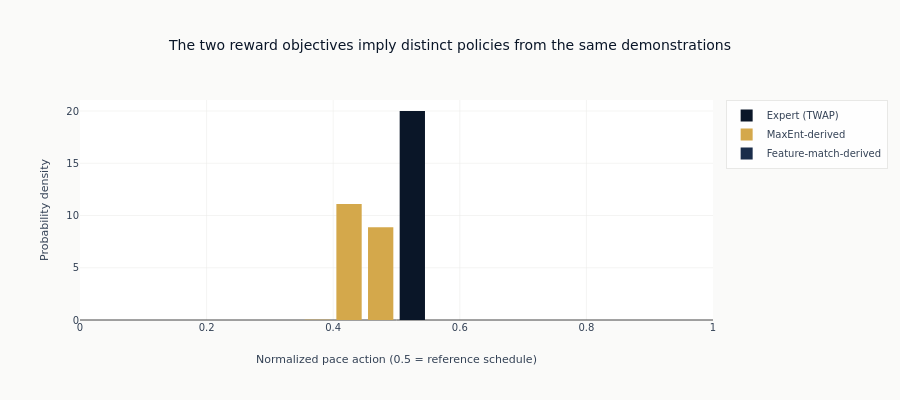

Here is the notebook cell this chart was saved with:
### Markdown cell above
Grouped, normalized histograms put the deterministic expert and both
reward-derived diagnostics on a common action scale.

### Code cell
fig = go.Figure()
fig.add_trace(
    go.Histogram(
        x=expert_actions,
        name="Expert (TWAP)",
        marker_color=COLORS["blue"],
        xbins=dict(start=bin_edges[0], end=bin_edges[-1], size=bin_edges[1] - bin_edges[0]),
        histnorm="probability density",
    )
)
fig.add_trace(
    go.Histogram(
        x=maxent_actions,
        name="MaxEnt-derived",
        marker_color=COLORS["amber"],
        xbins=dict(start=bin_edges[0], end=bin_edges[-1], size=bin_edges[1] - bin_edges[0]),
        histnorm="probability density",
    )
)
fig.add_trace(
    go.Histogram(
        x=feature_match_actions,
        name="Feature-match-derived",
        marker_color=COLORS["slate"],
        xbins=dict(start=bin_edges[0], end=bin_edges[-1], size=bin_edges[1] - bin_edges[0]),
        histnorm="probability density",
    )
)

fig.update_layout(
    title="The two reward objectives imply distinct policies from the same demonstrations",
    xaxis_title="Normalized pace action (0.5 = reference schedule)",
    yaxis_title="Probability density",
    barmode="group",
    height=400,
)
fig.update_xaxes(range=[0.0, 1.0])

fig.show()

### Figure 1 — Plotly figure (JSON) as saved in the notebook; plotly's stock layout.template omitted (floating-point values rounded to 4 significant figures; data arrays with more than 128 entries replaced by an {"elided": "..."} marker saying what was removed)
{"data": [{"histnorm": "probability density", "marker": {"color": "#0a1628"}, "name": "Expert (TWAP)", "type": "histogram", "x": {"elided": "600 float values"}, "xbins": {"end": 1.0, "size": 0.05, "start": 0.0}}, {"histnorm": "probability density", "marker": {"color": "#D4A84B"}, "name": "MaxEnt-derived", "type": "histogram", "x": {"elided": "600 float values"}, "xbins": {"end": 1.0, "size": 0.05, "start": 0.0}}, {"histnorm": "probability density", "marker": {"color": "#1a2d4a"}, "name": "Feature-match-derived", "type": "histogram", "x": {"elided": "600 float values"}, "xbins": {"end": 1.0, "size": 0.05, "start": 0.0}}], "layout": {"barmode": "group", "height": 400, "title": {"text": "The two reward objectives imply distinct policies from the same demonstrations"}, "xaxis": {"range": [0.0, 1.0], "title": {"text": "Normalized pace action (0.5 = reference schedule)"}}, "yaxis": {"title": {"text": "Probability density"}}}}
